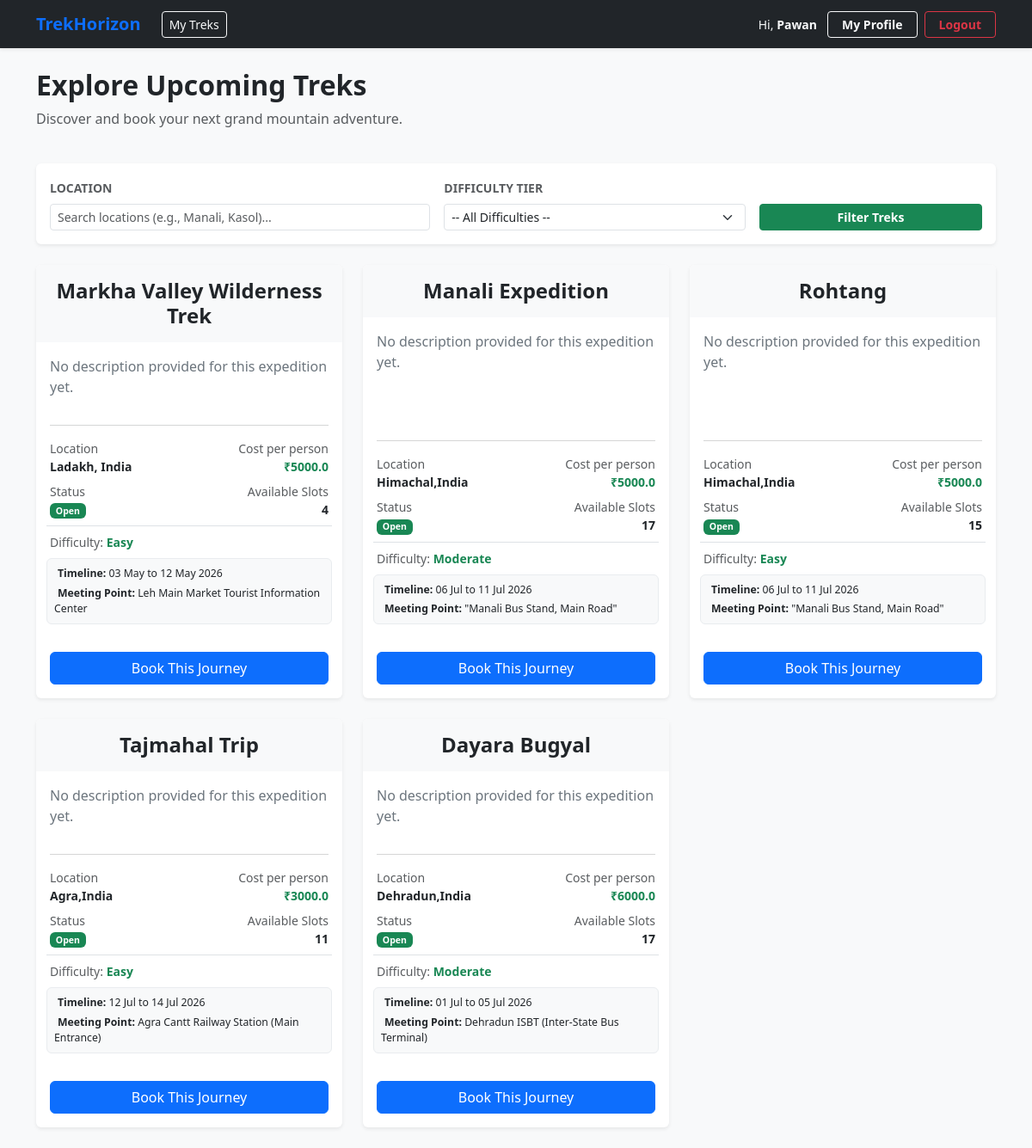
/dashboard (signed in), run on an earlier commit of the app's database.
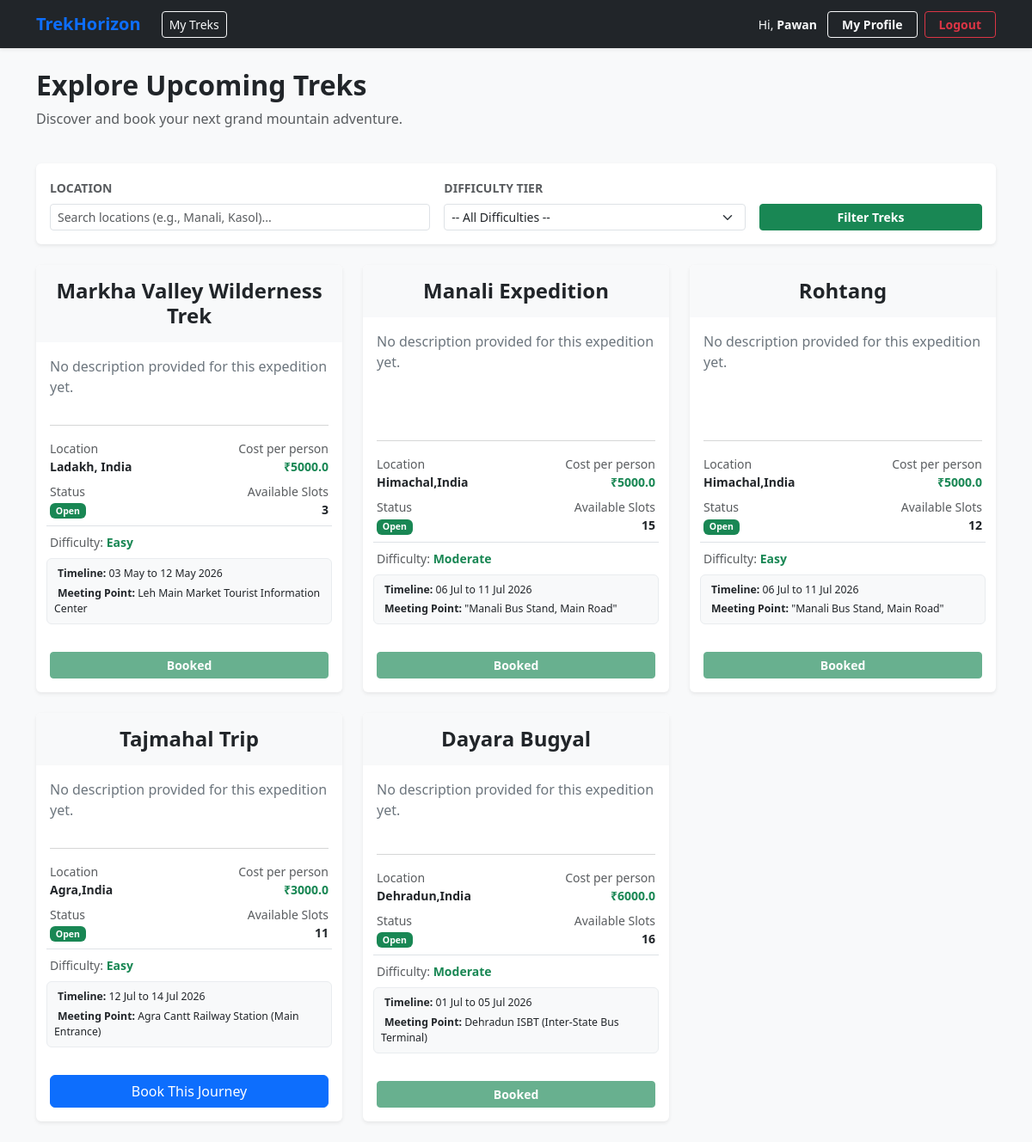
And on a later commit of the database.
### models.py (models this page shows)
class Trek(db.Model):
    trek_id = db.Column(db.Integer, primary_key=True, autoincrement=True)
    trek_name = db.Column(db.String(150), nullable=False)
    location = db.Column(db.String(150), nullable=False)
    difficulty = db.Column(db.Enum('Easy', 'Moderate', 'Hard', name='trek_difficulty'), nullable=False)
    duration_days = db.Column(db.Integer, nullable=False)
    available_slots = db.Column(db.Integer, nullable=False)
    max_slots = db.Column(db.Integer, nullable=False)
    start_date = db.Column(db.Date, nullable=False)
    end_date = db.Column(db.Date, nullable=False)
    status = db.Column(db.Enum('Pending', 'Started', 'Open', 'Closed', 'Completed', name='trek_status'), nullable=False)
    assigned_staff_id = db.Column(db.Integer, db.ForeignKey('user.user_id'), nullable=True)
    cost_per_person = db.Column(db.Float, nullable=False, default=0.0)
    meeting_point = db.Column(db.String(255), nullable=True)
    description = db.Column(db.Text, nullable=True)
    bookings = db.relationship('Booking', backref='trek', lazy=True)

### app.py (the view)
@app.route('/dashboard')
def dashboard():
    if 'user_id' not in session:
        return redirect('/login')
    role = session['user_role']
    user_id = session['user_id']
    if role == 'Admin':
        pending_staff = User.query.filter_by(role='Staff', status='Pending').count()
        all_active_treks = Trek.query.filter_by(status='Open').count()
        trekker_count = User.query.filter_by(role='Trekker').count()
        staff_count = User.query.filter_by(role='Staff').count()
        return render_template('adminhomepage.html',
                           staff_requests=pending_staff,
                           total_treks=all_active_treks,
                           trekker_count=trekker_count,
                           staff_count=staff_count)
    elif role == 'Staff':
        assigned_treks = Trek.query.filter_by(assigned_staff_id=user_id).all()
        return render_template('staffhomepage.html' , treks=assigned_treks )
    elif role == 'Trekker':
        location_query = request.args.get('location', '').strip()
        difficulty_query = request.args.get('difficulty', '').strip()
        query = Trek.query.filter_by(status='Open')
        if location_query:
            query = query.filter(Trek.location.like(f"%{location_query}%"))
        if difficulty_query:
            query = query.filter(Trek.difficulty == difficulty_query)
        filtered_treks = query.all()
        user_bookings = Booking.query.filter_by(user_id=user_id).all()
        booked_trek_ids = [b.trek_id for b in user_bookings if b.status != 'Cancelled']
        return render_template(
            'explore.html',
            treks=filtered_treks,
            bookings=user_bookings,
            selected_location=location_query,
            selected_difficulty=difficulty_query,
            booked_trek_ids=booked_trek_ids,
        )
    return redirect('/login')

### templates/explore.html (shortened to what the changed rows need)
{% extends 'base.html' %}
{% block content %}
<div class="row mb-4">
    <div class="col">
        <h2 class="fw-bold text-dark">Explore Upcoming Treks</h2>
    </div>
</div>
<div class="row g-4">
    {% if treks %}
        {% for trek in treks %}
            <div class="col-12 col-md-6 col-lg-4">
                <div class="card h-100 shadow-sm border-0">
                    <div class=" text-dark bg-light p-3 fw-bold text-center rounded-top">
                        <h4 class="mb-0 "><strong>{{ trek.trek_name }}</strong></h4>
                    </div>
                    <div class="card-body d-flex flex-column">
                        <p class="card-text text-secondary flex-grow-1">
                            {{ trek.description if trek.description else "No description provided for this expedition yet." }}
                        </p>
                        <hr class="text-muted">
                        <div class="row g-2 small mb-3">
                            <div class="col-6">
                                <span class="text-muted d-block">Location</span>
                                <strong class="text-dark">{{ trek.location }}</strong>
                            </div>
                            <div class="col-6 text-end">
                                <span class="text-muted d-block">Cost per person</span>
                                <strong class="text-success">₹{{ trek.cost_per_person  }}</strong>
                            </div>
                            <div class="col-6 mt-2">
                                <span class="text-muted d-block">Status</span>
                                <span class="badge {% if trek.status == 'Open' %}bg-success{% else %}bg-danger{% endif %}">
                                    {{ trek.status }}
                                </span>
                            </div>
                            <div class="col-6 text-end mt-2">
                                <span class="text-muted d-block">Available Slots</span>
                                <strong class="text-dark">{{ trek.available_slots }}</strong>
                            </div>
                            <div class="col-12 mt-2 border-top pt-2">
                                <span class="text-muted d-inline">Difficulty: </span>
                                <span class="fw-bold text-success">
                                    {{ trek.difficulty if trek.difficulty else 'Not Set' }}
                                </span>
                            </div>
                            <div class="mt-2 mb-3 bg-light p-2 rounded border border-light-subtle">
                                <div class="small mb-1 text-dark">
                                    <strong>Timeline:</strong>
                                    {{ trek.start_date.strftime('%d %b') if trek.start_date else 'TBD' }} to
                                    {{ trek.end_date.strftime('%d %b %Y') if trek.end_date else 'TBD' }}
                                </div>
                                <div class="small text-dark">
                                    <strong>Meeting Point:</strong> {{ trek.meeting_point if trek.meeting_point else 'Will be decided' }}
                                </div>
                            </div>
                        </div>
                       {% if trek.status == 'Open' and trek.available_slots > 0 %}
                           {% if trek.trek_id in booked_trek_ids %}
                                <button class="btn btn-success w-100 btn-sm mt-auto fw-bold" disabled>
                                     Booked
                                </button>
                            {% else %}
                                <a href="/book/{{ trek.trek_id }}" class="btn btn-primary">Book This Journey</a>
                            {% endif %}
                        {% else %}
                        <button class="btn btn-secondary w-100 btn-sm mt-auto" disabled>Slots Full / Closed</button>
                        {% endif %}
                    </div>
                </div>
            </div>
        {% endfor %}
    {% else %}
        <div class="col-12 text-center py-5">
            <div class="alert alert-light border py-5">
                <p class="lead mb-0 text-muted"> No trekking expeditions match your criteria. Check back later!</p>
            </div>
        </div>
    {% endif %}
</div>
{% endblock %}

What changed in the data, as far as the page shows it:
changed Trek "Markha Valley Wilderness Trek": available_slots "4" → "3"; available_slots "Book This Journey" → "Booked"
changed Trek "Manali Expedition": available_slots "17" → "15"; available_slots "Book This Journey" → "Booked"
changed Trek "Rohtang": available_slots "15" → "12"; available_slots "Book This Journey" → "Booked"
changed Trek "Dayara Bugyal": available_slots "17" → "16"; available_slots "Book This Journey" → "Booked"
